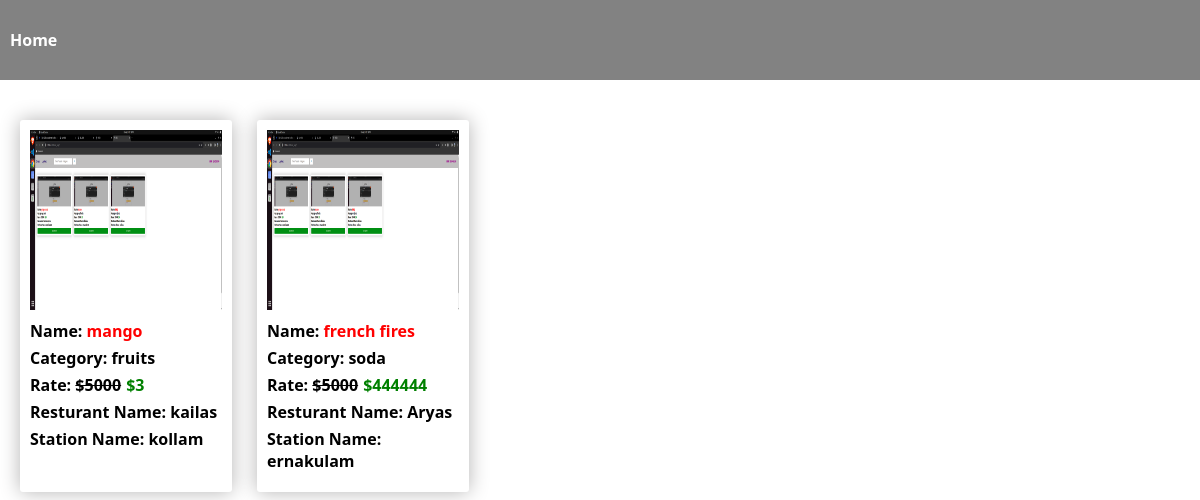
Before: /admin_food_items/ with the older database file.
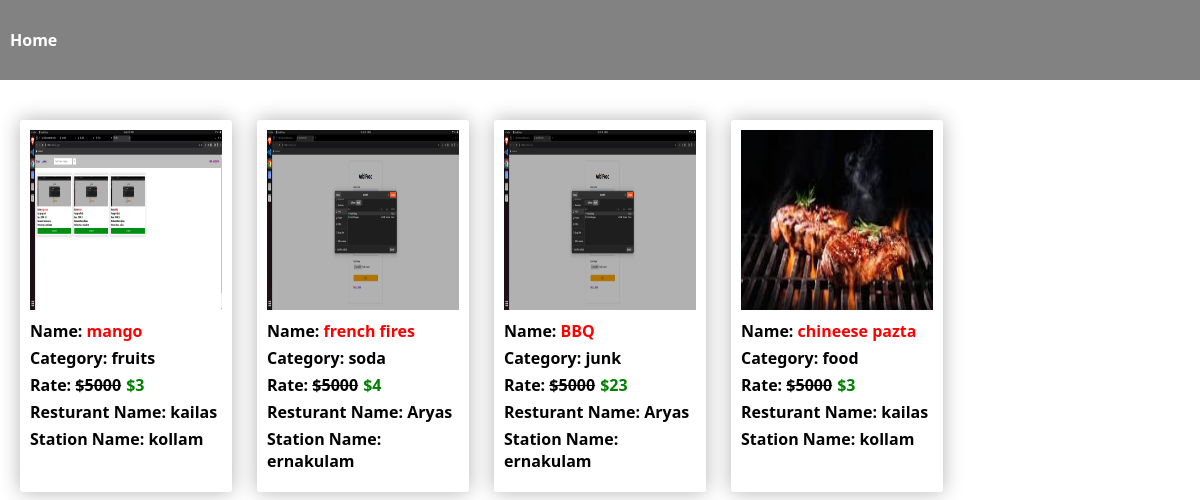
After: the same page with the newer database file.
### vendor_app/models.py (models this page shows, shortened)
class FoodItem(models.Model):
  vendor_name = models.CharField(max_length=40, default='')
  food_image = models.ImageField()
  food_name = models.CharField(max_length=25)
  food_category = models.CharField(max_length=20)
  food_price = models.IntegerField()
  resturant_name = models.CharField(max_length=200, default='')
  station_name = models.CharField(max_length=200, default='')

### admin_app/views.py (the view)
# urls.py: path('admin_food_items/', admin_food_items, name='admin_food_items'),
def admin_food_items(request):
    food_items = FoodItem.objects.all()
    return render(request, 'admin_food_items.html', {'food_items':food_items})

### templates/admin_food_items.html (shortened to what this page needs)
<!DOCTYPE html>
<html lang="en">
  <head>
  </head>
  <body>
    <div class="admin-fooditems-page-container">
      <nav>
        <div class="orders">
          <a href="{% url 'admin_app:admin_page' %}">Home</a>
        </div>
      </nav>
      <div class="card-container">
        {% for i in food_items %}
        <div class="cards">
          <img src="{{i.food_image.url}}" alt="/" />
          <div class="card-details">
            <div>Name: <span style="color: red">{{i.food_name}}</span></div>
            <div>Category: {{i.food_category}}</div>
            <div>
              Rate:
              <span style="text-decoration: line-through; color: black"
                >$5000</span
              ><span style="color: green; margin-left: 5px"
                >${{i.food_price}}</span
              >
            </div>
            <div>Resturant Name: {{i.resturant_name}}</div>
            <div>Station Name: {{i.station_name}}</div>
          </div>
        </div>
        {% endfor %}
      </div>
    </div>
  </body>
</html>

Changed rows visible on the page:
changed FoodItem "french fires": food_image: a different picture; food_price "444444" → "4"
added FoodItem: food_image (picture), food_name "BBQ", food_category "junk", food_price "23", resturant_name "Aryas", station_name "ernakulam"
added FoodItem: food_image (picture), food_name "chineese pazta", food_category "food", food_price "3", resturant_name "kailas", station_name "kollam"
